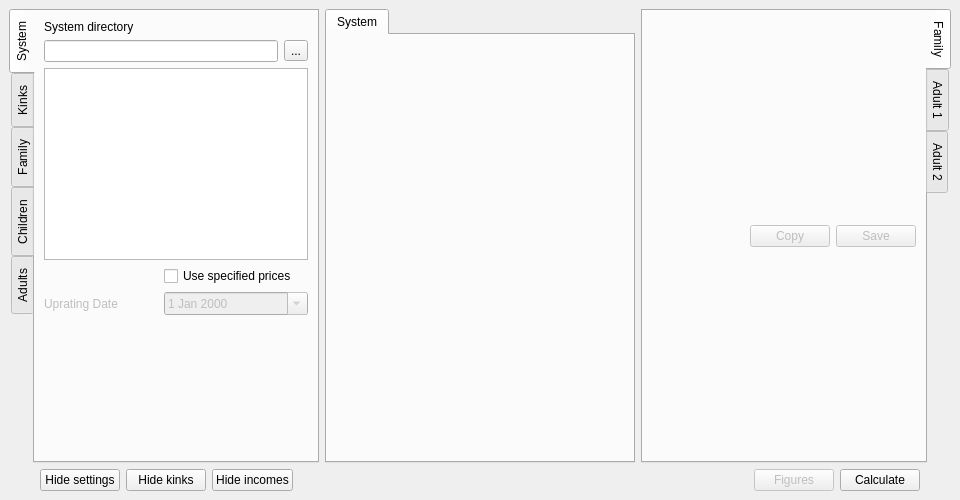
<?xml version="1.0" encoding="UTF-8"?>
<ui version="4.0">
 <class>MainWindow</class>
 <widget class="QMainWindow" name="MainWindow">
  <property name="geometry">
   <rect>
    <x>0</x>
    <y>0</y>
    <width>960</width>
    <height>500</height>
   </rect>
  </property>
  <property name="windowTitle">
   <string>Andrew's FORTAX Calculator</string>
  </property>
  <widget class="QWidget" name="centralwidget">
   <layout class="QGridLayout" name="gridLayout_9">
    <item row="0" column="0">
     <layout class="QGridLayout" name="gridLayout_2">
      <item row="0" column="2" rowspan="2">
       <widget class="QTabWidget" name="tabIncome">
        <property name="tabPosition">
         <enum>QTabWidget::East</enum>
        </property>
        <property name="currentIndex">
         <number>0</number>
        </property>
        <widget class="QWidget" name="tabIncomesFamily">
         <attribute name="title">
          <string>Family</string>
         </attribute>
         <layout class="QGridLayout" name="gridLayout_16">
          <item row="0" column="0">
           <layout class="QGridLayout" name="gridLayout_8">
            <item row="1" column="1">
             <widget class="QPushButton" name="pushCopyIncomes">
              <property name="enabled">
               <bool>false</bool>
              </property>
              <property name="toolTip">
               <string>Copy family incomes to clipboard</string>
              </property>
              <property name="text">
               <string>Copy</string>
              </property>
             </widget>
            </item>
            <item row="1" column="2">
             <widget class="QPushButton" name="pushSaveIncomes">
              <property name="enabled">
               <bool>false</bool>
              </property>
              <property name="toolTip">
               <string>Save family incomes as .csv file</string>
              </property>
              <property name="text">
               <string>Save</string>
              </property>
             </widget>
            </item>
            <item row="0" column="0" colspan="3">
             <layout class="QGridLayout" name="gridLayoutIncomes"/>
            </item>
            <item row="1" column="0">
             <spacer name="horizontalSpacer_5">
              <property name="orientation">
               <enum>Qt::Horizontal</enum>
              </property>
              <property name="sizeHint" stdset="0">
               <size>
                <width>40</width>
                <height>20</height>
               </size>
              </property>
             </spacer>
            </item>
           </layout>
          </item>
         </layout>
        </widget>
        <widget class="QWidget" name="tabIncomesAd1">
         <attribute name="title">
          <string>Adult 1</string>
         </attribute>
         <layout class="QGridLayout" name="gridLayout_15">
          <item row="1" column="0">
           <layout class="QGridLayout" name="gridLayout_7">
            <item row="1" column="1">
             <widget class="QPushButton" name="pushCopyIncomeAd1">
              <property name="enabled">
               <bool>false</bool>
              </property>
              <property name="toolTip">
               <string>Copy adult 1 incomes to clipboard</string>
              </property>
              <property name="text">
               <string>Copy</string>
              </property>
             </widget>
            </item>
            <item row="1" column="2">
             <widget class="QPushButton" name="pushSaveIncomeAd1">
              <property name="enabled">
               <bool>false</bool>
              </property>
              <property name="toolTip">
               <string>Save adult 1 incomes as .csv file</string>
              </property>
              <property name="text">
               <string>Save</string>
              </property>
             </widget>
            </item>
            <item row="0" column="0" colspan="3">
             <layout class="QGridLayout" name="gridLayoutIncomeAd1"/>
            </item>
            <item row="1" column="0">
             <spacer name="horizontalSpacer_6">
              <property name="orientation">
               <enum>Qt::Horizontal</enum>
              </property>
              <property name="sizeHint" stdset="0">
               <size>
                <width>40</width>
                <height>20</height>
               </size>
              </property>
             </spacer>
            </item>
           </layout>
          </item>
          <item row="0" column="0">
           <widget class="QLabel" name="labelAd1NotWorking">
            <property name="text">
             <string>Adult 1 is not working</string>
            </property>
           </widget>
          </item>
         </layout>
        </widget>
        <widget class="QWidget" name="tabIncomesAd2">
         <attribute name="title">
          <string>Adult 2</string>
         </attribute>
         <layout class="QGridLayout" name="gridLayout_14">
          <item row="1" column="0">
           <layout class="QGridLayout" name="gridLayout_6">
            <item row="1" column="1">
             <widget class="QPushButton" name="pushCopyIncomeAd2">
              <property name="enabled">
               <bool>false</bool>
              </property>
              <property name="toolTip">
               <string>Copy adult 2 incomes to clipboard</string>
              </property>
              <property name="text">
               <string>Copy</string>
              </property>
             </widget>
            </item>
            <item row="1" column="2">
             <widget class="QPushButton" name="pushSaveIncomeAd2">
              <property name="enabled">
               <bool>false</bool>
              </property>
              <property name="toolTip">
               <string>Save adult 2 incomes as .csv file</string>
              </property>
              <property name="text">
               <string>Save</string>
              </property>
             </widget>
            </item>
            <item row="0" column="0" colspan="3">
             <layout class="QGridLayout" name="gridLayoutIncomeAd2"/>
            </item>
            <item row="1" column="0">
             <spacer name="horizontalSpacer_7">
              <property name="orientation">
               <enum>Qt::Horizontal</enum>
              </property>
              <property name="sizeHint" stdset="0">
               <size>
                <width>40</width>
                <height>20</height>
               </size>
              </property>
             </spacer>
            </item>
           </layout>
          </item>
          <item row="0" column="0">
           <widget class="QLabel" name="labelAd2NotWorking">
            <property name="text">
             <string>Adult 2 is not working</string>
            </property>
           </widget>
          </item>
         </layout>
        </widget>
       </widget>
      </item>
      <item row="0" column="1" rowspan="2">
       <widget class="QTabWidget" name="tabKinks">
        <property name="tabShape">
         <enum>QTabWidget::Rounded</enum>
        </property>
        <widget class="QWidget" name="tab">
         <attribute name="title">
          <string>System</string>
         </attribute>
         <layout class="QGridLayout" name="gridLayout_19"/>
        </widget>
       </widget>
      </item>
      <item row="0" column="0" rowspan="2">
       <widget class="QTabWidget" name="tabSettings">
        <property name="enabled">
         <bool>true</bool>
        </property>
        <property name="tabPosition">
         <enum>QTabWidget::West</enum>
        </property>
        <property name="tabShape">
         <enum>QTabWidget::Rounded</enum>
        </property>
        <property name="currentIndex">
         <number>0</number>
        </property>
        <widget class="QWidget" name="tabSys">
         <attribute name="title">
          <string>System</string>
         </attribute>
         <layout class="QGridLayout" name="gridLayout_10">
          <item row="0" column="0">
           <layout class="QGridLayout" name="gridLayout_5">
            <item row="1" column="0" colspan="2">
             <widget class="QLineEdit" name="lineSysDir">
              <property name="toolTip">
               <string>Specify systems directory</string>
              </property>
             </widget>
            </item>
            <item row="2" column="0" rowspan="3" colspan="3">
             <widget class="QListWidget" name="listSysFiles">
              <property name="sizePolicy">
               <sizepolicy hsizetype="Expanding" vsizetype="Expanding">
                <horstretch>0</horstretch>
                <verstretch>0</verstretch>
               </sizepolicy>
              </property>
              <property name="toolTip">
               <string>Click to select tax system(s)</string>
              </property>
              <property name="selectionMode">
               <enum>QAbstractItemView::ExtendedSelection</enum>
              </property>
              <property name="sortingEnabled">
               <bool>false</bool>
              </property>
             </widget>
            </item>
            <item row="1" column="2">
             <widget class="QToolButton" name="toolSysBrowse">
              <property name="toolTip">
               <string>Browse directories</string>
              </property>
              <property name="text">
               <string>...</string>
              </property>
             </widget>
            </item>
            <item row="6" column="0">
             <widget class="QLabel" name="labelPriceDate">
              <property name="enabled">
               <bool>false</bool>
              </property>
              <property name="text">
               <string>Uprating Date</string>
              </property>
             </widget>
            </item>
            <item row="6" column="1" colspan="2">
             <widget class="QDateEdit" name="datePriceDate">
              <property name="enabled">
               <bool>false</bool>
              </property>
              <property name="toolTip">
               <string>Date to express system prices in</string>
              </property>
              <property name="calendarPopup">
               <bool>true</bool>
              </property>
             </widget>
            </item>
            <item row="5" column="1" colspan="2">
             <widget class="QCheckBox" name="checkPriceDate">
              <property name="toolTip">
               <string>Check this to express systems in specified prices</string>
              </property>
              <property name="text">
               <string>Use specified prices</string>
              </property>
             </widget>
            </item>
            <item row="0" column="0" colspan="3">
             <widget class="QLabel" name="label_5">
              <property name="text">
               <string>System directory</string>
              </property>
             </widget>
            </item>
            <item row="7" column="0" colspan="3">
             <spacer name="verticalSpacer_6">
              <property name="orientation">
               <enum>Qt::Vertical</enum>
              </property>
              <property name="sizeHint" stdset="0">
               <size>
                <width>20</width>
                <height>40</height>
               </size>
              </property>
             </spacer>
            </item>
           </layout>
          </item>
         </layout>
        </widget>
        <widget class="QWidget" name="tabKinksSetting">
         <attribute name="title">
          <string>Kinks</string>
         </attribute>
         <layout class="QGridLayout" name="gridLayout_22">
          <item row="0" column="0">
           <layout class="QGridLayout" name="gridLayout_21">
            <item row="5" column="0">
             <widget class="QLabel" name="labelWage">
              <property name="text">
               <string>Wage</string>
              </property>
             </widget>
            </item>
            <item row="5" column="1">
             <widget class="QDoubleSpinBox" name="doubleSpinWage">
              <property name="toolTip">
               <string>Fixed hourly wage</string>
              </property>
              <property name="minimum">
               <double>0.010000000000000</double>
              </property>
              <property name="value">
               <double>5.000000000000000</double>
              </property>
             </widget>
            </item>
            <item row="6" column="0">
             <widget class="QLabel" name="labelHoursStart">
              <property name="text">
               <string>Start Hours</string>
              </property>
             </widget>
            </item>
            <item row="6" column="1">
             <widget class="QDoubleSpinBox" name="doubleSpinHoursStart">
              <property name="toolTip">
               <string>Budget constraint start range of hours</string>
              </property>
              <property name="maximum">
               <double>2000.000000000000000</double>
              </property>
             </widget>
            </item>
            <item row="7" column="0">
             <widget class="QLabel" name="labelHoursEnd">
              <property name="text">
               <string>End Hours</string>
              </property>
             </widget>
            </item>
            <item row="7" column="1">
             <widget class="QDoubleSpinBox" name="doubleSpinHoursEnd">
              <property name="toolTip">
               <string>Budget constraint end range of hours</string>
              </property>
              <property name="maximum">
               <double>2000.000000000000000</double>
              </property>
              <property name="value">
               <double>50.000000000000000</double>
              </property>
             </widget>
            </item>
            <item row="3" column="0">
             <widget class="QComboBox" name="comboAdult">
              <property name="enabled">
               <bool>false</bool>
              </property>
              <property name="toolTip">
               <string>Budget constraint for given adult</string>
              </property>
              <item>
               <property name="text">
                <string>Adult 1</string>
               </property>
              </item>
              <item>
               <property name="text">
                <string>Adult 2</string>
               </property>
              </item>
             </widget>
            </item>
            <item row="3" column="1">
             <widget class="QComboBox" name="comboTaxOut">
              <property name="toolTip">
               <string>Budget constraint income component</string>
              </property>
              <item>
               <property name="text">
                <string>dispinc</string>
               </property>
              </item>
              <item>
               <property name="text">
                <string>New Item</string>
               </property>
              </item>
             </widget>
            </item>
            <item row="8" column="0">
             <widget class="QLabel" name="labelEarnHours">
              <property name="text">
               <string>Hours</string>
              </property>
             </widget>
            </item>
            <item row="8" column="1">
             <widget class="QDoubleSpinBox" name="doubleSpinEarnHours">
              <property name="toolTip">
               <string>Fixed weekly hours of work</string>
              </property>
              <property name="minimum">
               <double>0.010000000000000</double>
              </property>
              <property name="maximum">
               <double>168.000000000000000</double>
              </property>
              <property name="value">
               <double>40.000000000000000</double>
              </property>
             </widget>
            </item>
            <item row="9" column="0">
             <widget class="QLabel" name="labelEarnStart">
              <property name="text">
               <string>Start Earn</string>
              </property>
             </widget>
            </item>
            <item row="9" column="1">
             <widget class="QDoubleSpinBox" name="doubleSpinEarnStart">
              <property name="toolTip">
               <string>Budget constraint start range of earnings</string>
              </property>
              <property name="maximum">
               <double>2000.000000000000000</double>
              </property>
             </widget>
            </item>
            <item row="10" column="0">
             <widget class="QLabel" name="labelEarnEnd">
              <property name="text">
               <string>End Earn</string>
              </property>
             </widget>
            </item>
            <item row="10" column="1">
             <widget class="QDoubleSpinBox" name="doubleSpinEarnEnd">
              <property name="toolTip">
               <string>Budget constraint end range of earnings</string>
              </property>
              <property name="maximum">
               <double>10000.000000000000000</double>
              </property>
              <property name="singleStep">
               <double>50.000000000000000</double>
              </property>
              <property name="value">
               <double>500.000000000000000</double>
              </property>
             </widget>
            </item>
            <item row="11" column="0" colspan="2">
             <spacer name="verticalSpacer_3">
              <property name="orientation">
               <enum>Qt::Vertical</enum>
              </property>
              <property name="sizeHint" stdset="0">
               <size>
                <width>20</width>
                <height>40</height>
               </size>
              </property>
             </spacer>
            </item>
            <item row="0" column="0" colspan="2">
             <widget class="QLabel" name="label_7">
              <property name="font">
               <font>
                <weight>75</weight>
                <bold>true</bold>
               </font>
              </property>
              <property name="text">
               <string>Budget constraint</string>
              </property>
             </widget>
            </item>
            <item row="2" column="0">
             <widget class="QRadioButton" name="radioHoursBc">
              <property name="toolTip">
               <string>Budget constraint varies hours for fixed wage</string>
              </property>
              <property name="text">
               <string>Hours</string>
              </property>
              <property name="checked">
               <bool>true</bool>
              </property>
             </widget>
            </item>
            <item row="2" column="1">
             <widget class="QRadioButton" name="radioEarnBc">
              <property name="toolTip">
               <string>Budget constraint varies earnings for fixed hours</string>
              </property>
              <property name="text">
               <string>Earnings</string>
              </property>
             </widget>
            </item>
            <item row="1" column="0" colspan="2">
             <widget class="Line" name="line_6">
              <property name="orientation">
               <enum>Qt::Horizontal</enum>
              </property>
             </widget>
            </item>
           </layout>
          </item>
         </layout>
        </widget>
        <widget class="QWidget" name="tabFam">
         <attribute name="title">
          <string>Family</string>
         </attribute>
         <layout class="QGridLayout" name="gridLayout_11">
          <item row="0" column="0">
           <layout class="QGridLayout" name="gridLayout_4">
            <item row="4" column="0">
             <widget class="QLabel" name="label">
              <property name="enabled">
               <bool>false</bool>
              </property>
              <property name="text">
               <string>Housing Tenure</string>
              </property>
             </widget>
            </item>
            <item row="4" column="1">
             <widget class="QComboBox" name="comboTenure">
              <property name="enabled">
               <bool>false</bool>
              </property>
              <item>
               <property name="text">
                <string>Own outright</string>
               </property>
              </item>
              <item>
               <property name="text">
                <string>Mortgage</string>
               </property>
              </item>
              <item>
               <property name="text">
                <string>Part rent/own</string>
               </property>
              </item>
              <item>
               <property name="text">
                <string>Social renter</string>
               </property>
              </item>
              <item>
               <property name="text">
                <string>Private renter</string>
               </property>
              </item>
              <item>
               <property name="text">
                <string>Rent free</string>
               </property>
              </item>
              <item>
               <property name="text">
                <string>Other</string>
               </property>
              </item>
             </widget>
            </item>
            <item row="5" column="0">
             <widget class="QLabel" name="label_2">
              <property name="text">
               <string>Rent</string>
              </property>
             </widget>
            </item>
            <item row="5" column="1">
             <widget class="QDoubleSpinBox" name="doubleSpinRent">
              <property name="toolTip">
               <string>Weekly rent</string>
              </property>
             </widget>
            </item>
            <item row="9" column="0">
             <widget class="QLabel" name="label_16">
              <property name="text">
               <string>Council Tax Band</string>
              </property>
             </widget>
            </item>
            <item row="9" column="1">
             <widget class="QComboBox" name="comboCouncilTax">
              <property name="toolTip">
               <string>Household council tax band</string>
              </property>
              <property name="currentIndex">
               <number>3</number>
              </property>
              <item>
               <property name="text">
                <string>A</string>
               </property>
              </item>
              <item>
               <property name="text">
                <string>B</string>
               </property>
              </item>
              <item>
               <property name="text">
                <string>C</string>
               </property>
              </item>
              <item>
               <property name="text">
                <string>D</string>
               </property>
              </item>
              <item>
               <property name="text">
                <string>E</string>
               </property>
              </item>
              <item>
               <property name="text">
                <string>F</string>
               </property>
              </item>
              <item>
               <property name="text">
                <string>G</string>
               </property>
              </item>
              <item>
               <property name="text">
                <string>H</string>
               </property>
              </item>
             </widget>
            </item>
            <item row="10" column="0">
             <widget class="QLabel" name="label_17">
              <property name="text">
               <string>Band D Ratio</string>
              </property>
             </widget>
            </item>
            <item row="10" column="1">
             <widget class="QDoubleSpinBox" name="doubleSpinBandD">
              <property name="toolTip">
               <string>Local authority council tax relative to national average</string>
              </property>
              <property name="maximum">
               <double>2.000000000000000</double>
              </property>
              <property name="singleStep">
               <double>0.100000000000000</double>
              </property>
              <property name="value">
               <double>1.000000000000000</double>
              </property>
             </widget>
            </item>
            <item row="7" column="0" colspan="2">
             <widget class="QLabel" name="label_3">
              <property name="font">
               <font>
                <weight>75</weight>
                <bold>true</bold>
               </font>
              </property>
              <property name="text">
               <string>Council Tax</string>
              </property>
             </widget>
            </item>
            <item row="8" column="0" colspan="2">
             <widget class="Line" name="line_3">
              <property name="orientation">
               <enum>Qt::Horizontal</enum>
              </property>
             </widget>
            </item>
            <item row="2" column="0" colspan="2">
             <widget class="QLabel" name="label_4">
              <property name="font">
               <font>
                <weight>75</weight>
                <bold>true</bold>
               </font>
              </property>
              <property name="text">
               <string>Housing</string>
              </property>
             </widget>
            </item>
            <item row="3" column="0" colspan="2">
             <widget class="Line" name="line_4">
              <property name="orientation">
               <enum>Qt::Horizontal</enum>
              </property>
             </widget>
            </item>
            <item row="12" column="0" colspan="2">
             <widget class="QLabel" name="label_6">
              <property name="font">
               <font>
                <weight>75</weight>
                <bold>true</bold>
               </font>
              </property>
              <property name="text">
               <string>Other incomes</string>
              </property>
             </widget>
            </item>
            <item row="14" column="0">
             <widget class="QLabel" name="labelChildcare">
              <property name="text">
               <string>Child care</string>
              </property>
             </widget>
            </item>
            <item row="14" column="1">
             <widget class="QDoubleSpinBox" name="doubleSpinChildcare">
              <property name="toolTip">
               <string>Weekly child care expenditure</string>
              </property>
              <property name="maximum">
               <double>1000.000000000000000</double>
              </property>
              <property name="singleStep">
               <double>10.000000000000000</double>
              </property>
             </widget>
            </item>
            <item row="15" column="1">
             <widget class="QDoubleSpinBox" name="doubleSpinMaintenance">
              <property name="toolTip">
               <string>Weekly maintenance payments</string>
              </property>
              <property name="maximum">
               <double>1000.000000000000000</double>
              </property>
              <property name="singleStep">
               <double>10.000000000000000</double>
              </property>
             </widget>
            </item>
            <item row="13" column="0" colspan="2">
             <widget class="Line" name="line_5">
              <property name="orientation">
               <enum>Qt::Horizontal</enum>
              </property>
             </widget>
            </item>
            <item row="6" column="0" colspan="2">
             <spacer name="verticalSpacer">
              <property name="orientation">
               <enum>Qt::Vertical</enum>
              </property>
              <property name="sizeHint" stdset="0">
               <size>
                <width>20</width>
                <height>40</height>
               </size>
              </property>
             </spacer>
            </item>
            <item row="11" column="0" colspan="2">
             <spacer name="verticalSpacer_2">
              <property name="orientation">
               <enum>Qt::Vertical</enum>
              </property>
              <property name="sizeHint" stdset="0">
               <size>
                <width>20</width>
                <height>40</height>
               </size>
              </property>
             </spacer>
            </item>
            <item row="15" column="0">
             <widget class="QLabel" name="labelMaintenance">
              <property name="text">
               <string>Maintenance</string>
              </property>
             </widget>
            </item>
            <item row="16" column="0" colspan="2">
             <spacer name="verticalSpacer_5">
              <property name="orientation">
               <enum>Qt::Vertical</enum>
              </property>
              <property name="sizeHint" stdset="0">
               <size>
                <width>20</width>
                <height>40</height>
               </size>
              </property>
             </spacer>
            </item>
           </layout>
          </item>
         </layout>
        </widget>
        <widget class="QWidget" name="tabKids">
         <attribute name="title">
          <string>Children</string>
         </attribute>
         <layout class="QGridLayout" name="gridLayout_12">
          <item row="0" column="0">
           <layout class="QGridLayout" name="gridLayout_17">
            <item row="0" column="0">
             <widget class="QPushButton" name="addKid">
              <property name="toolTip">
               <string>Add child to family</string>
              </property>
              <property name="text">
               <string>Add child</string>
              </property>
             </widget>
            </item>
            <item row="0" column="1">
             <widget class="QPushButton" name="removeKid">
              <property name="toolTip">
               <string>Remove child from family</string>
              </property>
              <property name="text">
               <string>Remove child</string>
              </property>
             </widget>
            </item>
            <item row="1" column="0">
             <widget class="QLabel" name="kid1lab">
              <property name="enabled">
               <bool>false</bool>
              </property>
              <property name="text">
               <string>Child age 1</string>
              </property>
             </widget>
            </item>
            <item row="1" column="1">
             <widget class="QSpinBox" name="kid1">
              <property name="enabled">
               <bool>false</bool>
              </property>
              <property name="maximum">
               <number>18</number>
              </property>
             </widget>
            </item>
            <item row="2" column="0">
             <widget class="QLabel" name="kid2lab">
              <property name="enabled">
               <bool>false</bool>
              </property>
              <property name="text">
               <string>Child age 2</string>
              </property>
             </widget>
            </item>
            <item row="2" column="1">
             <widget class="QSpinBox" name="kid2">
              <property name="enabled">
               <bool>false</bool>
              </property>
              <property name="maximum">
               <number>18</number>
              </property>
             </widget>
            </item>
            <item row="3" column="0">
             <widget class="QLabel" name="kid3lab">
              <property name="enabled">
               <bool>false</bool>
              </property>
              <property name="text">
               <string>Child age 3</string>
              </property>
             </widget>
            </item>
            <item row="3" column="1">
             <widget class="QSpinBox" name="kid3">
              <property name="enabled">
               <bool>false</bool>
              </property>
              <property name="maximum">
               <number>18</number>
              </property>
             </widget>
            </item>
            <item row="4" column="0">
             <widget class="QLabel" name="kid4lab">
              <property name="enabled">
               <bool>false</bool>
              </property>
              <property name="text">
               <string>Child age 4</string>
              </property>
             </widget>
            </item>
            <item row="4" column="1">
             <widget class="QSpinBox" name="kid4">
              <property name="enabled">
               <bool>false</bool>
              </property>
              <property name="maximum">
               <number>18</number>
              </property>
             </widget>
            </item>
            <item row="5" column="0">
             <widget class="QLabel" name="kid5lab">
              <property name="enabled">
               <bool>false</bool>
              </property>
              <property name="text">
               <string>Child age 5</string>
              </property>
             </widget>
            </item>
            <item row="5" column="1">
             <widget class="QSpinBox" name="kid5">
              <property name="enabled">
               <bool>false</bool>
              </property>
              <property name="maximum">
               <number>18</number>
              </property>
             </widget>
            </item>
            <item row="6" column="0">
             <widget class="QLabel" name="kid6lab">
              <property name="enabled">
               <bool>false</bool>
              </property>
              <property name="text">
               <string>Child age 6</string>
              </property>
             </widget>
            </item>
            <item row="6" column="1">
             <widget class="QSpinBox" name="kid6">
              <property name="enabled">
               <bool>false</bool>
              </property>
              <property name="maximum">
               <number>18</number>
              </property>
             </widget>
            </item>
            <item row="7" column="0">
             <widget class="QLabel" name="kid7lab">
              <property name="enabled">
               <bool>false</bool>
              </property>
              <property name="text">
               <string>Child age 7</string>
              </property>
             </widget>
            </item>
            <item row="7" column="1">
             <widget class="QSpinBox" name="kid7">
              <property name="enabled">
               <bool>false</bool>
              </property>
              <property name="maximum">
               <number>18</number>
              </property>
             </widget>
            </item>
            <item row="8" column="0">
             <widget class="QLabel" name="kid8lab">
              <property name="enabled">
               <bool>false</bool>
              </property>
              <property name="text">
               <string>Child age 8</string>
              </property>
             </widget>
            </item>
            <item row="8" column="1">
             <widget class="QSpinBox" name="kid8">
              <property name="enabled">
               <bool>false</bool>
              </property>
              <property name="maximum">
               <number>18</number>
              </property>
             </widget>
            </item>
            <item row="9" column="0">
             <widget class="QLabel" name="kid9lab">
              <property name="enabled">
               <bool>false</bool>
              </property>
              <property name="text">
               <string>Child age 9</string>
              </property>
             </widget>
            </item>
            <item row="9" column="1">
             <widget class="QSpinBox" name="kid9">
              <property name="enabled">
               <bool>false</bool>
              </property>
              <property name="maximum">
               <number>18</number>
              </property>
             </widget>
            </item>
            <item row="10" column="0">
             <widget class="QLabel" name="kid10lab">
              <property name="enabled">
               <bool>false</bool>
              </property>
              <property name="text">
               <string>Child age 10</string>
              </property>
             </widget>
            </item>
            <item row="10" column="1">
             <widget class="QSpinBox" name="kid10">
              <property name="enabled">
               <bool>false</bool>
              </property>
              <property name="maximum">
               <number>18</number>
              </property>
             </widget>
            </item>
            <item row="11" column="0" colspan="2">
             <spacer name="verticalSpacer_8">
              <property name="orientation">
               <enum>Qt::Vertical</enum>
              </property>
              <property name="sizeHint" stdset="0">
               <size>
                <width>20</width>
                <height>40</height>
               </size>
              </property>
             </spacer>
            </item>
           </layout>
          </item>
         </layout>
        </widget>
        <widget class="QWidget" name="tabAd">
         <attribute name="title">
          <string>Adults</string>
         </attribute>
         <layout class="QGridLayout" name="gridLayout_13">
          <item row="0" column="0" rowspan="2" colspan="2">
           <layout class="QGridLayout" name="gridLayout_3">
            <item row="0" column="0">
             <widget class="QCheckBox" name="checkCouple">
              <property name="text">
               <string>Couple</string>
              </property>
             </widget>
            </item>
            <item row="1" column="0" colspan="2">
             <widget class="QLabel" name="labelAdult1">
              <property name="font">
               <font>
                <weight>75</weight>
                <bold>true</bold>
               </font>
              </property>
              <property name="text">
               <string>Adult 1</string>
              </property>
             </widget>
            </item>
            <item row="3" column="0">
             <widget class="QLabel" name="age1lab">
              <property name="text">
               <string>Age</string>
              </property>
             </widget>
            </item>
            <item row="5" column="0">
             <widget class="QLabel" name="wage1lab">
              <property name="text">
               <string>Wage</string>
              </property>
             </widget>
            </item>
            <item row="5" column="1">
             <widget class="QDoubleSpinBox" name="doubleSpinWage1">
              <property name="toolTip">
               <string>Adult 1 hourly wage rate</string>
              </property>
             </widget>
            </item>
            <item row="6" column="0">
             <widget class="QLabel" name="hrs1lab">
              <property name="text">
               <string>Hours</string>
              </property>
             </widget>
            </item>
            <item row="6" column="1">
             <widget class="QDoubleSpinBox" name="doubleSpinHrs1">
              <property name="toolTip">
               <string>Adult 1 weekly hours of work</string>
              </property>
             </widget>
            </item>
            <item row="11" column="0">
             <widget class="QLabel" name="wage2lab">
              <property name="text">
               <string>Wage</string>
              </property>
             </widget>
            </item>
            <item row="11" column="1">
             <widget class="QDoubleSpinBox" name="doubleSpinWage2">
              <property name="toolTip">
               <string>Adult 2 hourly wage rate</string>
              </property>
             </widget>
            </item>
            <item row="12" column="0">
             <widget class="QLabel" name="hrs2lab">
              <property name="text">
               <string>Hours</string>
              </property>
             </widget>
            </item>
            <item row="12" column="1">
             <widget class="QDoubleSpinBox" name="doubleSpinHrs2">
              <property name="toolTip">
               <string>Adult 2 weekly hours of work</string>
              </property>
             </widget>
            </item>
            <item row="13" column="1">
             <widget class="QCheckBox" name="checkSelfEmp2">
              <property name="text">
               <string>Self employed</string>
              </property>
             </widget>
            </item>
            <item row="7" column="1">
             <widget class="QCheckBox" name="checkSelfEmp1">
              <property name="text">
               <string>Self employed</string>
              </property>
             </widget>
            </item>
            <item row="2" column="0" colspan="2">
             <widget class="Line" name="line">
              <property name="orientation">
               <enum>Qt::Horizontal</enum>
              </property>
             </widget>
            </item>
            <item row="9" column="0" colspan="2">
             <widget class="Line" name="line_2">
              <property name="orientation">
               <enum>Qt::Horizontal</enum>
              </property>
             </widget>
            </item>
            <item row="3" column="1">
             <widget class="QSpinBox" name="spinAge1">
              <property name="minimum">
               <number>16</number>
              </property>
              <property name="maximum">
               <number>65</number>
              </property>
              <property name="value">
               <number>25</number>
              </property>
             </widget>
            </item>
            <item row="0" column="1">
             <widget class="QCheckBox" name="checkMarried">
              <property name="enabled">
               <bool>false</bool>
              </property>
              <property name="text">
               <string>Married</string>
              </property>
             </widget>
            </item>
            <item row="14" column="0" colspan="2">
             <spacer name="verticalSpacer_7">
              <property name="orientation">
               <enum>Qt::Vertical</enum>
              </property>
              <property name="sizeHint" stdset="0">
               <size>
                <width>20</width>
                <height>40</height>
               </size>
              </property>
             </spacer>
            </item>
            <item row="10" column="1">
             <widget class="QSpinBox" name="spinAge2">
              <property name="minimum">
               <number>16</number>
              </property>
              <property name="maximum">
               <number>65</number>
              </property>
              <property name="value">
               <number>25</number>
              </property>
             </widget>
            </item>
            <item row="10" column="0">
             <widget class="QLabel" name="age2lab">
              <property name="text">
               <string>Age</string>
              </property>
             </widget>
            </item>
            <item row="8" column="0" colspan="2">
             <widget class="QLabel" name="labelAdult2">
              <property name="font">
               <font>
                <weight>75</weight>
                <bold>true</bold>
               </font>
              </property>
              <property name="text">
               <string>Adult 2</string>
              </property>
             </widget>
            </item>
           </layout>
          </item>
         </layout>
        </widget>
       </widget>
      </item>
     </layout>
    </item>
    <item row="1" column="0">
     <layout class="QGridLayout" name="gridLayout">
      <item row="0" column="6">
       <widget class="QPushButton" name="pushFortax">
        <property name="toolTip">
         <string>Calculate incomes and budget constraints</string>
        </property>
        <property name="text">
         <string>Calculate</string>
        </property>
       </widget>
      </item>
      <item row="0" column="4">
       <spacer name="horizontalSpacer">
        <property name="orientation">
         <enum>Qt::Horizontal</enum>
        </property>
        <property name="sizeHint" stdset="0">
         <size>
          <width>40</width>
          <height>20</height>
         </size>
        </property>
       </spacer>
      </item>
      <item row="0" column="7">
       <spacer name="horizontalSpacer_2">
        <property name="orientation">
         <enum>Qt::Horizontal</enum>
        </property>
        <property name="sizeType">
         <enum>QSizePolicy::Fixed</enum>
        </property>
        <property name="sizeHint" stdset="0">
         <size>
          <width>31</width>
          <height>20</height>
         </size>
        </property>
       </spacer>
      </item>
      <item row="0" column="1">
       <widget class="QPushButton" name="pushHideShowSettings">
        <property name="toolTip">
         <string>Show/hide settings panel</string>
        </property>
        <property name="text">
         <string>Hide settings</string>
        </property>
       </widget>
      </item>
      <item row="0" column="2">
       <widget class="QPushButton" name="pushHideShowKinks">
        <property name="toolTip">
         <string>Show/hide budget constraint panel</string>
        </property>
        <property name="text">
         <string>Hide kinks</string>
        </property>
       </widget>
      </item>
      <item row="0" column="3">
       <widget class="QPushButton" name="pushHideShowIncomes">
        <property name="toolTip">
         <string>Show/hide incomes panel</string>
        </property>
        <property name="text">
         <string>Hide incomes</string>
        </property>
        <property name="checkable">
         <bool>false</bool>
        </property>
       </widget>
      </item>
      <item row="0" column="0">
       <spacer name="horizontalSpacer_3">
        <property name="orientation">
         <enum>Qt::Horizontal</enum>
        </property>
        <property name="sizeType">
         <enum>QSizePolicy::Fixed</enum>
        </property>
        <property name="sizeHint" stdset="0">
         <size>
          <width>31</width>
          <height>20</height>
         </size>
        </property>
       </spacer>
      </item>
      <item row="0" column="5">
       <widget class="QPushButton" name="pushFigures">
        <property name="enabled">
         <bool>false</bool>
        </property>
        <property name="toolTip">
         <string>Show figures for all active systems</string>
        </property>
        <property name="text">
         <string>Figures</string>
        </property>
       </widget>
      </item>
     </layout>
    </item>
   </layout>
  </widget>
 </widget>
 <resources/>
 <connections/>
</ui>
